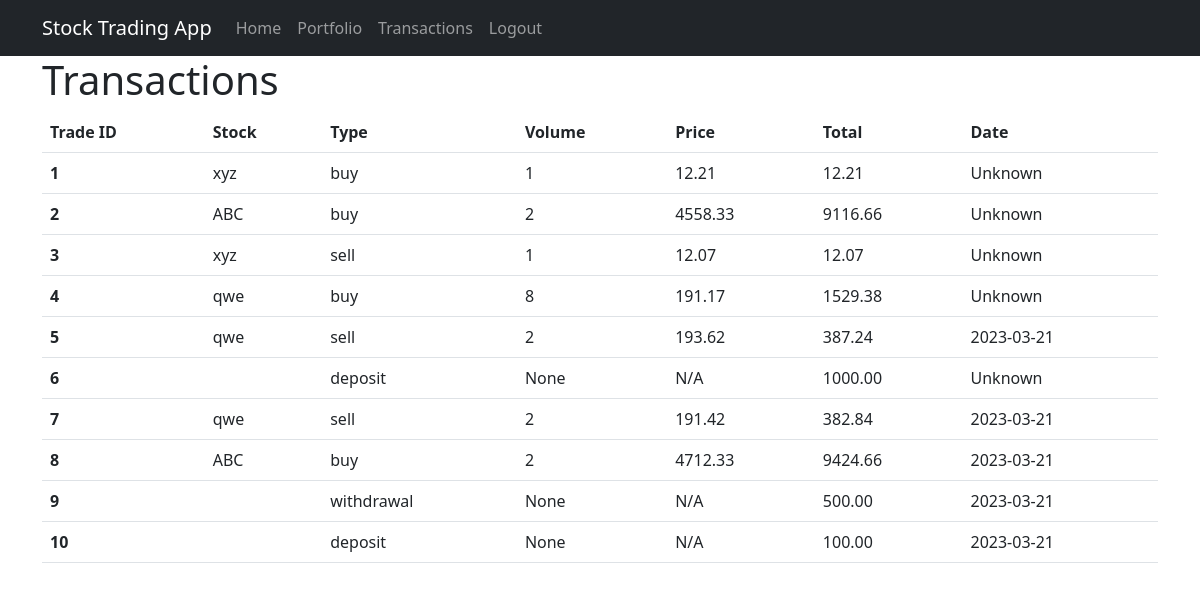
The page /transactions (signed in) on the database as committed earlier.
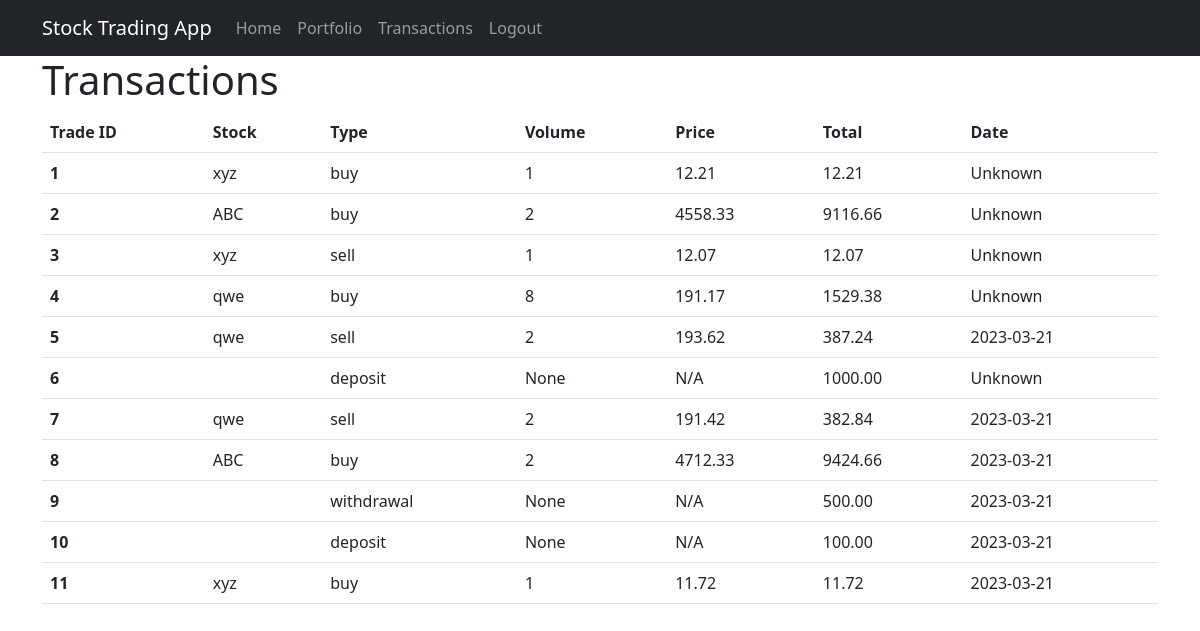
The same page on the database as committed later.
### models.py (models this page shows)
class Trade(db.Model):
    id = db.Column(db.Integer, primary_key=True)
    user_id = db.Column(db.Integer, db.ForeignKey('user.id'))
    stock_id = db.Column(db.Integer, db.ForeignKey('stock.id'))
    volume = db.Column(db.Integer)
    trade_price = db.Column(db.Float)
    trade_date = db.Column(db.DateTime)
    trade_type = db.Column(db.String(10)) # 'buy' or 'sell'
    total_value = db.Column(db.Float)

class Stock(db.Model):
    id = db.Column(db.Integer, primary_key=True)
    name = db.Column(db.String(100))
    volume = db.Column(db.Integer)
    price = db.Column(db.Float)
    prev_price = db.Column(db.Float, default=0.0)
    users = db.relationship('UserStock', backref='stock', lazy='dynamic')
    limit_orders = db.relationship('LimitOrder', backref='stock', lazy='dynamic')
    trades = db.relationship('Trade', backref='stock', lazy='dynamic')
    high = db.Column(db.Float, default=0.0)
    low = db.Column(db.Float, default=0.0)

### app.py (the view)
@app.route('/transactions')
@login_required
def transactions():
    user_stocks = UserStock.query.filter_by(user_id=current_user.id).all()
    trades = Trade.query.filter_by(user_id=current_user.id).all()
    return render_template('transactions.html', user_stocks=user_stocks, trades=trades)

### app.py (called while the page is built)
@login_manager.user_loader
def load_user(user_id):
    return User.query.get(int(user_id))

@app.template_filter()
def datetimeformat(value, format='%Y-%m-%d'):
    if value is None:
        return ''
    return value.strftime(format)

### templates/transactions.html
{% extends "base.html" %}
{% block content %}
  <h1>Transactions</h1>
  <table class="table table-hover">
    <thead>
      <tr>
        <th scope="col">Trade ID</th>
        <th scope="col">Stock</th>
        <th scope="col">Type</th>
        <th scope="col">Volume</th>
        <th scope="col">Price</th>
        <th scope="col">Total</th>
        <th scope="col">Date</th>
      </tr>
    </thead>
    <tbody>
      {% for trade in trades %}
        <tr>
          <th scope="row">{{ trade.id }}</th>
          <td>{{ trade.stock.name }}</td>
          <td>{{ trade.trade_type }}</td>
          <td>{{ trade.volume }}</td>
          <td>{{ "%.2f"|format(trade.trade_price) if trade.trade_price else 'N/A' }}</td>
          <td>{{ "%.2f"|format(trade.total_value) }}</td>
          {% if trade.trade_date %}
            <td>{{ trade.trade_date|datetimeformat }}</td>
          {% else %}
            <td>Unknown</td>
          {% endif %}
        </tr>
      {% endfor %}
    </tbody>
  </table>
{% endblock %}

### templates/base.html (shortened to what this page needs)
<!doctype html>
<html lang="en">
<head>
    <link href="https://cdn.jsdelivr.net/npm/bootstrap@5.3.0-alpha1/dist/css/bootstrap.min.css" rel="stylesheet">
</head>
<body>
    <nav class="navbar navbar-expand-lg navbar-dark bg-dark">
        <div class="container">
            <a class="navbar-brand" href="{{ url_for('index') }}">Stock Trading App</a>
            <div class="collapse navbar-collapse" id="navbarNav">
                <ul class="navbar-nav">
                    <li class="nav-item">
                        <a class="nav-link" href="{{ url_for('index') }}">Home</a>
                    </li>
                    {% if current_user.is_authenticated %}
                    <li class="nav-item">
                        <a class="nav-link" href="{{ url_for('portfolio') }}">Portfolio</a>
                    </li>
                    <li class="nav-item">
                        <a class="nav-link" href="{{ url_for('transactions') }}">Transactions</a>
                    </li>
                    <li class="nav-item">
                        <a class="nav-link" href="{{ url_for('logout') }}">Logout</a>
                    </li>
                    {% endif %}
                </ul>
            </div>
        </div>
    </nav>
    <main role="main" class="container">
        {% block content %}
        {% endblock %}
    </main>

Rows that differ between the two databases and show on the page:
added Trade: id "11", stock.name "xyz", trade_type "buy", volume "1", trade_price "11.72", total_value "11.72", trade_date "2023-03-21"
